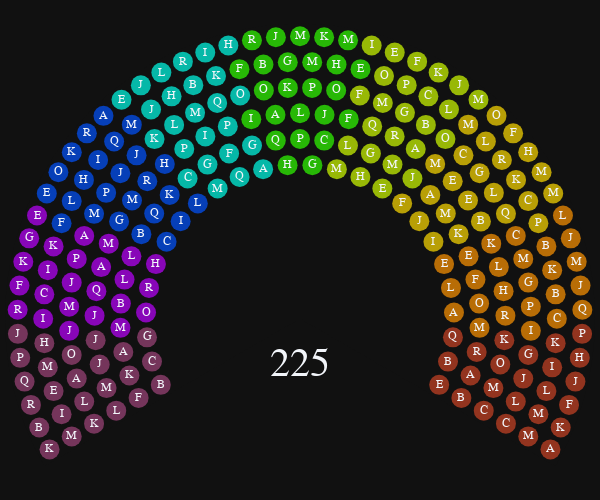

This figure's notebook cell:
### Markdown cell above
### 🏛️ Parliament Chart – Visualizing Seats in a Legislative Assembly

A **Parliament Chart** displays the distribution of seats among parties or groups in a semi-circular layout, resembling a legislative chamber.  
It’s commonly used to visualize **election results**, **coalition dynamics**, or **party representation** in parliaments or councils.

### Code cell
import plotly.express as px
import pandas as pd
import math
import plotly.express as px

def Sort_Tuple(tup):
    return sorted(tup, key=lambda x: x[1])

def parlamentary_Coord(df,angle_total=180,rows=4, ratio=6,initial='NAME'):    
    arco_total = 0
    angles = []
    for i in range(rows):
        arco_total += math.pi * int(ratio+i)
    for i in range(rows):
        arco_radio = math.pi * int(ratio+i)
        angles.append(angle_total/round(arco_radio/(arco_total/len(df)),0))
    coord = []
    for a in range(len(angles)):
        current_angle = angles[a]/2
        for i in range(int(round(angle_total/angles[a],0))):        
            coord.append((ratio+a, current_angle))
            current_angle += angles[a]
    coord = Sort_Tuple(coord)    
    df["radio"] = list(zip(*coord))[0]
    df["tetha"] = list(zip(*coord))[1]
    df["INITIAL"] = df[initial].apply(lambda x: x[0]) # only for text in marker chart
    return df

url = 'parlamento.csv'
df = pd.read_csv(url, sep=';')
df = df.iloc[:] #slice for some test. some errors will be generated depending on the length of the df and the configuration of the chart
df = df.sort_values(by=['PARTIDO'], ascending=True) # remember sort df for column 

#config for parlamentary plot
graph_style = "plotly_dark" #template plotly
height = 500 # height plot
angle_total = 240 # all cover plot, recomended 90 - 300
size_marker = 20  #config by size angle_total in design

#df your dataframe
df = parlamentary_Coord(df,angle_total,6,6)

angle_start = (180 - angle_total)/2
angle_end = 180 + (angle_total - 180)/2

# recomended use 'PARTIDO', 'COLOR' in your dataframe 
d_ict = df[["PARTIDO", "COLOR"]]
d_ict = d_ict.drop_duplicates()
dct = dict(d_ict.values)
fig = px.scatter_polar(
    df,
    r="radio",
    theta="tetha",
    color="PARTIDO",
    color_discrete_map=dct,
    text="INITIAL",
    start_angle=angle_start,
    custom_data=["NAME"],
    range_theta=[angle_start, angle_end],
    direction="counterclockwise",
)
fig.update_layout(
    xaxis=dict(showgrid=False),
    yaxis=dict(showgrid=False),
    margin=dict(b=20, r=5, l=5, t=10),
    height=height,
    polar=dict(
        radialaxis=dict(
            showticklabels=False, ticks="", linecolor="rgba(255, 255, 255, 0)"
        ),
        angularaxis=dict(showticklabels=False, ticks="", linecolor="rgba(0,0,0,0)"),
    ),
    polar_radialaxis_gridcolor="rgba(0,0,0,0)",
    polar_angularaxis_gridcolor="rgba(0,0,0,0)",
)
fig.update_traces(textposition="middle center")
fig.update_traces(
    hovertemplate="<b>%{customdata[0]}</b><extra></extra>",
    textfont_size=12,
)
fig.update_layout(
    template=graph_style,
    autosize=True,
    showlegend=False,
    uniformtext_minsize=8,
    uniformtext_mode="hide",
    font=dict(family="Arial, monospace", size=12),
    width=600,
)
fig.update_traces(marker=dict(opacity=0.7, size=size_marker))
fig.add_annotation(x=0.5, y=0.2,text= str(len(df)), showarrow=False,font=dict(family="Arial, monospace",size=40))#annotation number
fig.show()

### Figure 1 — Plotly figure (JSON) as saved in the notebook; plotly's stock layout.template omitted (floating-point values rounded to 4 significant figures)
{"data": [{"customdata": [["A"], ["M"], ["C"], ["C"], ["B"], ["E"], ["K"], ["M"], ["L"], ["M"], ["A"], ["F"], ["L"], ["B"], ["J"], ["O"], ["J"], ["I"], ["R"], ["G"], ["H"], ["Q"], ["K"], ["K"], ["P"]], "hovertemplate": "<b>%{customdata[0]}</b><extra></extra>", "legendgroup": "PARTIDO-1", "marker": {"color": "#cb4325", "opacity": 0.7, "size": 20, "symbol": "circle"}, "mode": "markers+text", "name": "PARTIDO-1", "r": [11, 10, 9, 8, 7, 6, 11, 10, 9, 8, 7, 11, 10, 6, 9, 8, 11, 10, 7, 9, 11, 6, 8, 10, 11], "showlegend": true, "subplot": "polar", "text": ["A", "M", "C", "C", "B", "E", "K", "M", "L", "M", "A", "F", "L", "B", "J", "O", "J", "I", "R", "G", "H", "Q", "K", "K", "P"], "textfont": {"size": 12}, "textposition": "middle center", "theta": [2.449, 2.727, 3, 3.429, 3.871, 4.615, 7.347, 8.182, 9, 10.29, 11.61, 12.24, 13.64, 13.85, 15, 17.14, 17.14, 19.09, 19.35, 21, 22.04, 23.08, 24, 24.55, 26.94], "type": "scatterpolar"}, {"customdata": [["I"], ["M"], ["C"], ["R"], ["Q"], ["A"], ["P"], ["O"], ["B"], ["J"], ["H"], ["G"], ["K"], ["L"], ["M"], ["F"], ["L"], ["M"], ["B"], ["J"], ["E"], ["E"], ["C"], ["K"], ["L"]], "hovertemplate": "<b>%{customdata[0]}</b><extra></extra>", "legendgroup": "PARTIDO-2", "marker": {"color": "#ff9402", "opacity": 0.7, "size": 20, "symbol": "circle"}, "mode": "markers+text", "name": "PARTIDO-2", "r": [9, 7, 10, 8, 11, 6, 9, 7, 10, 11, 8, 9, 10, 6, 11, 7, 8, 9, 10, 11, 7, 6, 9, 8, 11], "showlegend": true, "subplot": "polar", "text": ["I", "M", "C", "R", "Q", "A", "P", "O", "B", "J", "H", "G", "K", "L", "M", "F", "L", "M", "B", "J", "E", "E", "C", "K", "L"], "textfont": {"size": 12}, "textposition": "middle center", "theta": [27, 27.1, 30.0, 30.86, 31.84, 32.31, 33, 34.84, 35.45, 36.73, 37.71, 39, 40.91, 41.54, 41.63, 42.58, 44.57, 45, 46.36, 46.53, 50.32, 50.77, 51, 51.43, 51.43], "type": "scatterpolar"}, {"customdata": [["P"], ["M"], ["Q"], ["C"], ["K"], ["B"], ["I"], ["M"], ["K"], ["L"], ["E"], ["M"], ["H"], ["R"], ["G"], ["J"], ["F"], ["E"], ["A"], ["L"], ["C"], ["O"], ["F"], ["M"], ["M"]], "hovertemplate": "<b>%{customdata[0]}</b><extra></extra>", "legendgroup": "PARTIDO-3", "marker": {"color": "#ffdc02", "opacity": 0.7, "size": 20, "symbol": "circle"}, "mode": "markers+text", "name": "PARTIDO-3", "r": [10, 11, 9, 10, 7, 8, 6, 11, 10, 9, 8, 7, 11, 10, 9, 6, 11, 8, 7, 10, 9, 11, 6, 8, 10], "showlegend": true, "subplot": "polar", "text": ["P", "M", "Q", "C", "K", "B", "I", "M", "K", "L", "E", "M", "H", "R", "G", "J", "F", "E", "A", "L", "C", "O", "F", "M", "M"], "textfont": {"size": 12}, "textposition": "middle center", "theta": [51.82, 56.33, 57, 57.27, 58.06, 58.29, 60.0, 61.22, 62.73, 63, 65.14, 65.81, 66.12, 68.18, 69, 69.23, 71.02, 72, 73.55, 73.64, 75, 75.92, 78.46, 78.86, 79.09], "type": "scatterpolar"}, {"customdata": [["M"], ["O"], ["J"], ["L"], ["J"], ["A"], ["B"], ["E"], ["M"], ["C"], ["K"], ["R"], ["G"], ["P"], ["F"], ["G"], ["H"], ["M"], ["Q"], ["E"], ["O"], ["L"], ["F"], ["I"], ["M"]], "hovertemplate": "<b>%{customdata[0]}</b><extra></extra>", "legendgroup": "PARTIDO-4", "marker": {"color": "#d1ff02", "opacity": 0.7, "size": 20, "symbol": "circle"}, "mode": "markers+text", "name": "PARTIDO-4", "r": [11, 9, 7, 10, 11, 8, 9, 6, 7, 10, 11, 8, 9, 10, 11, 7, 6, 9, 8, 11, 10, 7, 9, 11, 6], "showlegend": true, "subplot": "polar", "text": ["M", "O", "J", "L", "J", "A", "B", "E", "M", "C", "K", "R", "G", "P", "F", "G", "H", "M", "Q", "E", "O", "L", "F", "I", "M"], "textfont": {"size": 12}, "textposition": "middle center", "theta": [80.82, 81, 81.29, 84.55, 85.71, 85.71, 87, 87.69, 89.03, 90.0, 90.61, 92.57, 93, 95.45, 95.51, 96.77, 96.92, 99, 99.43, 100.4, 100.9, 104.5, 105, 105.3, 106.2], "type": "scatterpolar"}, {"customdata": [["F"], ["E"], ["M"], ["O"], ["H"], ["C"], ["J"], ["K"], ["G"], ["P"], ["M"], ["M"], ["L"], ["P"], ["G"], ["K"], ["H"], ["J"], ["A"], ["Q"], ["B"], ["O"], ["R"], ["F"], ["I"]], "hovertemplate": "<b>%{customdata[0]}</b><extra></extra>", "legendgroup": "PARTIDO-5", "marker": {"color": "#30ff02", "opacity": 0.7, "size": 20, "symbol": "circle"}, "mode": "markers+text", "name": "PARTIDO-5", "r": [8, 10, 11, 9, 10, 7, 8, 11, 6, 9, 10, 11, 8, 7, 10, 9, 6, 11, 8, 7, 10, 9, 11, 10, 8], "showlegend": true, "subplot": "polar", "text": ["F", "E", "M", "O", "H", "C", "J", "K", "G", "P", "M", "M", "L", "P", "G", "K", "H", "J", "A", "Q", "B", "O", "R", "F", "I"], "textfont": {"size": 12}, "textposition": "middle center", "theta": [106.3, 106.4, 110.2, 111, 111.8, 112.3, 113.1, 115.1, 115.4, 117, 117.3, 120.0, 120.0, 120.0, 122.7, 123, 124.6, 124.9, 126.9, 127.7, 128.2, 129, 129.8, 133.6, 133.7], "type": "scatterpolar"}, {"customdata": [["A"], ["H"], ["O"], ["G"], ["K"], ["I"], ["P"], ["Q"], ["Q"], ["F"], ["R"], ["B"], ["M"], ["I"], ["L"], ["H"], ["G"], ["M"], ["L"], ["J"], ["P"], ["J"], ["C"], ["K"], ["E"]], "hovertemplate": "<b>%{customdata[0]}</b><extra></extra>", "legendgroup": "PARTIDO-6", "marker": {"color": "#02ffe8", "opacity": 0.7, "size": 20, "symbol": "circle"}, "mode": "markers+text", "name": "PARTIDO-6", "r": [6, 11, 9, 7, 10, 11, 8, 9, 6, 7, 11, 10, 9, 8, 11, 10, 7, 6, 9, 11, 8, 10, 7, 9, 11], "showlegend": true, "subplot": "polar", "text": ["A", "H", "O", "G", "K", "I", "P", "Q", "Q", "F", "R", "B", "M", "I", "L", "H", "G", "M", "L", "J", "P", "J", "C", "K", "E"], "textfont": {"size": 12}, "textposition": "middle center", "theta": [133.8, 134.7, 135, 135.5, 139.1, 139.6, 140.6, 141, 143.1, 143.2, 144.5, 144.5, 147, 147.4, 149.4, 150.0, 151.0, 152.3, 153, 154.3, 154.3, 155.5, 158.7, 159, 159.2], "type": "scatterpolar"}, {"customdata": [["M"], ["H"], ["L"], ["A"], ["J"], ["Q"], ["K"], ["R"], ["R"], ["I"], ["J"], ["I"], ["K"], ["Q"], ["M"], ["P"], ["H"], ["O"], ["C"], ["G"], ["B"], ["L"], ["M"], ["E"], ["F"]], "hovertemplate": "<b>%{customdata[0]}</b><extra></extra>", "legendgroup": "PARTIDO-7", "marker": {"color": "#0252ff", "opacity": 0.7, "size": 20, "symbol": "circle"}, "mode": "markers+text", "name": "PARTIDO-7", "r": [10, 8, 6, 11, 9, 10, 7, 8, 11, 6, 9, 10, 11, 7, 8, 9, 10, 11, 6, 8, 7, 10, 9, 11, 10], "showlegend": true, "subplot": "polar", "text": ["M", "H", "L", "A", "J", "Q", "K", "R", "R", "I", "J", "I", "K", "Q", "M", "P", "H", "O", "C", "G", "B", "L", "M", "E", "F"], "textfont": {"size": 12}, "textposition": "middle center", "theta": [160.9, 161.1, 161.5, 164.1, 165, 166.4, 166.5, 168.0, 169.0, 170.8, 171, 171.8, 173.9, 174.2, 174.9, 177, 177.3, 178.8, 180.0, 181.7, 181.9, 182.7, 183, 183.7, 188.2], "type": "scatterpolar"}, {"customdata": [["E"], ["M"], ["A"], ["H"], ["L"], ["G"], ["K"], ["P"], ["A"], ["L"], ["K"], ["R"], ["I"], ["J"], ["Q"], ["F"], ["C"], ["B"], ["M"], ["O"], ["R"], ["J"], ["I"], ["M"], ["J"]], "hovertemplate": "<b>%{customdata[0]}</b><extra></extra>", "legendgroup": "PARTIDO-8", "marker": {"color": "#ba02ff", "opacity": 0.7, "size": 20, "symbol": "circle"}, "mode": "markers+text", "name": "PARTIDO-8", "r": [11, 8, 9, 6, 7, 11, 10, 9, 8, 7, 11, 6, 10, 9, 8, 11, 10, 7, 9, 6, 11, 8, 10, 7, 9], "showlegend": true, "subplot": "polar", "text": ["E", "M", "A", "H", "L", "G", "K", "P", "A", "L", "K", "R", "I", "J", "Q", "F", "C", "B", "M", "O", "R", "J", "I", "M", "J"], "textfont": {"size": 12}, "textposition": "middle center", "theta": [188.6, 188.6, 189, 189.2, 189.7, 193.5, 193.6, 195, 195.4, 197.4, 198.4, 198.5, 199.1, 201, 202.3, 203.3, 204.5, 205.2, 207, 207.7, 208.2, 209.1, 210.0, 212.9, 213], "type": "scatterpolar"}, {"customdata": [["J"], ["H"], ["J"], ["G"], ["P"], ["O"], ["A"], ["M"], ["Q"], ["J"], ["A"], ["C"], ["E"], ["R"], ["K"], ["M"], ["L"], ["I"], ["B"], ["B"], ["F"], ["L"], ["K"], ["M"], ["K"]], "hovertemplate": "<b>%{customdata[0]}</b><extra></extra>", "legendgroup": "PARTIDO-9", "marker": {"color": "#a0447a", "opacity": 0.7, "size": 20, "symbol": "circle"}, "mode": "markers+text", "name": "PARTIDO-9", "r": [11, 10, 8, 6, 11, 9, 7, 10, 11, 8, 9, 6, 10, 11, 7, 8, 9, 10, 11, 6, 7, 8, 9, 10, 11], "showlegend": true, "subplot": "polar", "text": ["J", "H", "J", "G", "P", "O", "A", "M", "Q", "J", "A", "C", "E", "R", "K", "M", "L", "I", "B", "B", "F", "L", "K", "M", "K"], "textfont": {"size": 12}, "textposition": "middle center", "theta": [213.1, 215.5, 216.0, 216.9, 218.0, 219, 220.6, 220.9, 222.9, 222.9, 225, 226.2, 226.4, 227.8, 228.4, 229.7, 231, 231.8, 232.7, 235.4, 236.1, 236.6, 237, 237.3, 237.6], "type": "scatterpolar"}], "layout": {"annotations": [{"font": {"family": "Arial, monospace", "size": 40}, "showarrow": false, "text": "225", "x": 0.5, "y": 0.2}], "autosize": true, "font": {"family": "Arial, monospace", "size": 12}, "height": 500, "legend": {"title": {"text": "PARTIDO"}, "tracegroupgap": 0}, "margin": {"b": 20, "l": 5, "r": 5, "t": 10}, "polar": {"angularaxis": {"direction": "counterclockwise", "gridcolor": "rgba(0,0,0,0)", "linecolor": "rgba(0,0,0,0)", "rotation": -30, "showticklabels": false, "ticks": ""}, "domain": {"x": [0, 1], "y": [0, 1]}, "radialaxis": {"gridcolor": "rgba(0,0,0,0)", "linecolor": "rgba(255, 255, 255, 0)", "showticklabels": false, "ticks": ""}, "sector": [-30, 210]}, "showlegend": false, "uniformtext": {"minsize": 8, "mode": "hide"}, "width": 600, "xaxis": {"showgrid": false}, "yaxis": {"showgrid": false}}}
